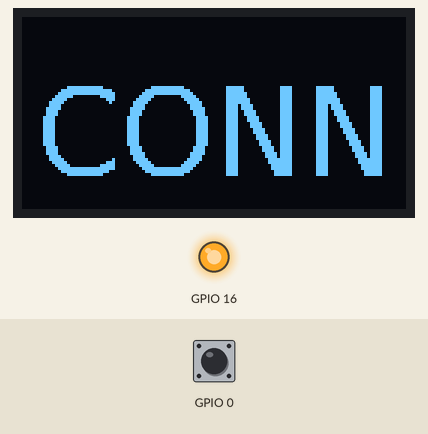
Recording of a program running on a simulated ESP32. On the bench: 128×64 one-colour display, output pins drawn as LEDs (lit = HIGH). Inputs (shaded band) come from the test bench; at power-on: GPIO 0 HIGH. WiFi joins after 1.5 s; servers stay silent unless stated; network time is answered at once with the bench clock; the local clock reads 2024-03-15 10:24:30 at power-on unless the program sets it; EEPROM starts erased.

Above: at 0.1 s.
At 1.7 s:
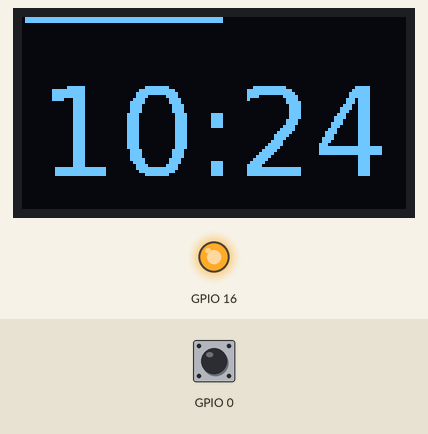
At 6.1 s:
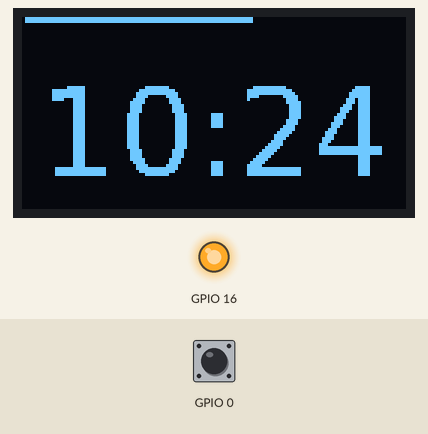
At 12.1 s:
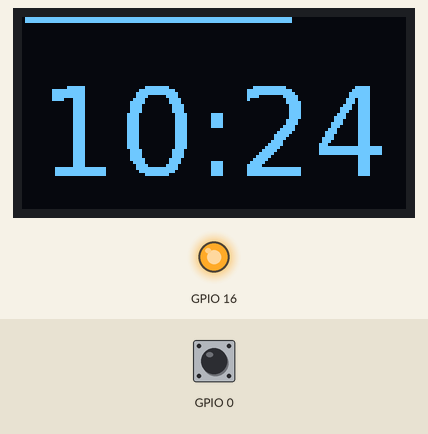
At 17.1 s:
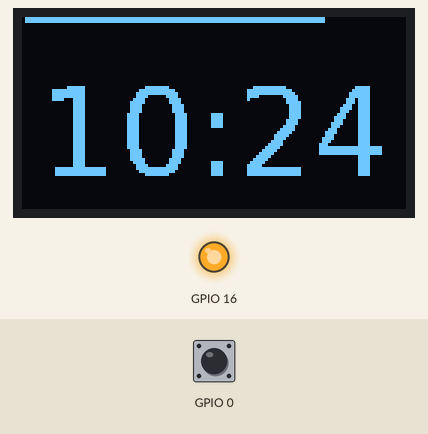
At 34.1 s:
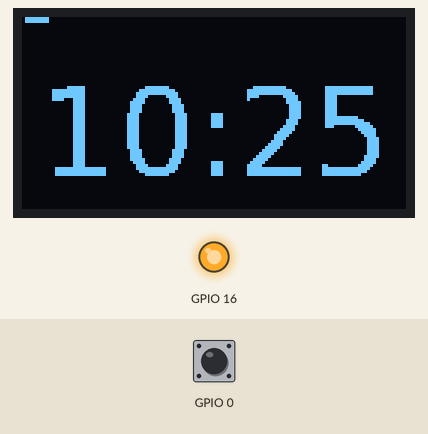

The program:

main.cpp
```cpp
#include "SSD1306.h"

#include <NTPClient.h>
// change next line to use with another board/shield
//#include <ESP8266WiFi.h>
#include <WiFi.h> // for WiFi shield
//#include <WiFi101.h> // for WiFi 101 shield or MKR1000
#include <WiFiUdp.h>
#include <Preferences.h>

#include "font.h"
#include "config.h"

SSD1306  display(0x3c, 4, 15);
WiFiUDP ntpUDP;
Preferences preferences;

int offset = 0;

// You can specify the time server pool and the offset (in seconds, can be
// changed later with setTimeOffset() ). Additionaly you can specify the
// update interval (in milliseconds, can be changed using setUpdateInterval() ).
NTPClient timeClient(ntpUDP, "pool.ntp.org", 0, 60000);

void display_text(String text){
  display.setColor(WHITE);
  display.setFont(Dialog_plain_40);
  display.setTextAlignment(TEXT_ALIGN_CENTER);
  display.drawString(64, 15, text);
  display.display();
}

void setup(){
  preferences.begin("NTP", true);
  offset = preferences.getInt("offset", 0);
  preferences.end();

  timeClient.setTimeOffset(offset*3600);

  pinMode(0,INPUT);
  digitalWrite(0,HIGH);

  pinMode(16,OUTPUT);
  digitalWrite(16, LOW);    // set GPIO16 low to reset OLED
  delay(50);
  digitalWrite(16, HIGH); // while OLED is running, must set GPIO16 in high

  display.init();
  display.flipScreenVertically();

  WiFi.begin(ssid, password);

  while ( WiFi.status() != WL_CONNECTED ) {
    display_text("CONN");
    delay ( 500 );
  }

  display.clear();
  display_text("NTP");

  timeClient.begin();

  while (!timeClient.forceUpdate()){
    delay(10);
  }
}

char buffer[5];

void loop() {
  timeClient.update();

  if (digitalRead(0) == 0){
    offset += 1;
    if (offset > 14)
      offset = -11;

    timeClient.setTimeOffset(offset*3600);

    preferences.begin("NTP", false);
    preferences.putInt("offset", offset);
    preferences.end();
  }

  display.clear();

  //display second bar
  display.fillRect(1, 0, 126*timeClient.getSeconds()/59, 2);

  //display time
  sprintf(buffer, "%02d:%02d", timeClient.getHours(), timeClient.getMinutes());
  display_text(buffer);

  delay(300);
}
```

config.h
```cpp
const char* ssid = "WIFINAME";
const char* password = "WIFIPASSWORD";
```

Source omitted: font.h (data table, 154725 bytes)

Measured:
- what the display in image 0 shows lasts 1.5 s, from 0.1 s to 1.6 s
